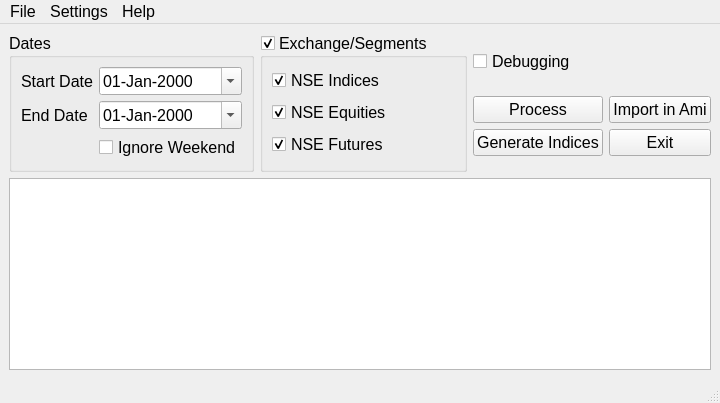
<?xml version="1.0" encoding="UTF-8"?>
<ui version="4.0">
 <class>BoringGorilla</class>
 <widget class="QMainWindow" name="BoringGorilla">
  <property name="geometry">
   <rect>
    <x>0</x>
    <y>0</y>
    <width>720</width>
    <height>403</height>
   </rect>
  </property>
  <property name="font">
   <font>
    <family>Tahoma</family>
    <pointsize>12</pointsize>
   </font>
  </property>
  <property name="windowTitle">
   <string>BoringGorilla</string>
  </property>
  <property name="unifiedTitleAndToolBarOnMac">
   <bool>true</bool>
  </property>
  <widget class="QWidget" name="centralwidget">
   <layout class="QGridLayout" name="gridLayout_6">
    <item row="0" column="0">
     <layout class="QGridLayout" name="gridLayout_5">
      <item row="0" column="0">
       <widget class="QGroupBox" name="date_group">
        <property name="font">
         <font>
          <family>Tahoma</family>
          <pointsize>12</pointsize>
         </font>
        </property>
        <property name="title">
         <string>Dates</string>
        </property>
        <layout class="QGridLayout" name="gridLayout">
         <item row="0" column="0">
          <widget class="QLabel" name="label">
           <property name="text">
            <string>Start Date</string>
           </property>
          </widget>
         </item>
         <item row="0" column="1">
          <widget class="QDateTimeEdit" name="start_date">
           <property name="mouseTracking">
            <bool>true</bool>
           </property>
           <property name="displayFormat">
            <string>dd-MMM-yyyy</string>
           </property>
           <property name="calendarPopup">
            <bool>true</bool>
           </property>
          </widget>
         </item>
         <item row="1" column="0">
          <widget class="QLabel" name="label_2">
           <property name="text">
            <string>End Date</string>
           </property>
          </widget>
         </item>
         <item row="1" column="1">
          <widget class="QDateTimeEdit" name="end_date">
           <property name="mouseTracking">
            <bool>true</bool>
           </property>
           <property name="displayFormat">
            <string>dd-MMM-yyyy</string>
           </property>
           <property name="calendarPopup">
            <bool>true</bool>
           </property>
          </widget>
         </item>
         <item row="2" column="1">
          <widget class="QCheckBox" name="ignore_weekend">
           <property name="toolTip">
            <string extracomment="check to skip sat/sun"/>
           </property>
           <property name="statusTip">
            <string extracomment="check to skip sat/sun"/>
           </property>
           <property name="text">
            <string>Ignore Weekend</string>
           </property>
          </widget>
         </item>
        </layout>
       </widget>
      </item>
      <item row="0" column="1">
       <widget class="QGroupBox" name="segment_group">
        <property name="font">
         <font>
          <family>Tahoma</family>
          <pointsize>12</pointsize>
         </font>
        </property>
        <property name="title">
         <string>Exchange/Segments</string>
        </property>
        <property name="checkable">
         <bool>true</bool>
        </property>
        <layout class="QGridLayout" name="gridLayout_2">
         <item row="0" column="0">
          <widget class="QCheckBox" name="nse_indices">
           <property name="text">
            <string>NSE Indices</string>
           </property>
           <property name="checked">
            <bool>true</bool>
           </property>
          </widget>
         </item>
         <item row="1" column="0">
          <widget class="QCheckBox" name="nse_equities">
           <property name="text">
            <string>NSE Equities</string>
           </property>
           <property name="checked">
            <bool>true</bool>
           </property>
          </widget>
         </item>
         <item row="2" column="0">
          <widget class="QCheckBox" name="nse_futures">
           <property name="text">
            <string>NSE Futures</string>
           </property>
           <property name="checked">
            <bool>true</bool>
           </property>
          </widget>
         </item>
        </layout>
       </widget>
      </item>
      <item row="0" column="2">
       <layout class="QGridLayout" name="gridLayout_4">
        <item row="0" column="0">
         <widget class="QCheckBox" name="debugging">
          <property name="toolTip">
           <string extracomment="check to skip downloading files"/>
          </property>
          <property name="statusTip">
           <string extracomment="check to skip downloading files"/>
          </property>
          <property name="text">
           <string>Debugging</string>
          </property>
         </widget>
        </item>
        <item row="1" column="0">
         <layout class="QGridLayout" name="gridLayout_3">
          <item row="0" column="0">
           <widget class="QPushButton" name="process_button">
            <property name="toolTip">
             <string extracomment="process the files for checked segments for selected dates"/>
            </property>
            <property name="statusTip">
             <string extracomment="process the files for checked segments for selected dates"/>
            </property>
            <property name="text">
             <string>Process</string>
            </property>
            <property name="autoDefault">
             <bool>true</bool>
            </property>
           </widget>
          </item>
          <item row="0" column="1">
           <widget class="QPushButton" name="import_in_ami_button">
            <property name="text">
             <string>Import in Ami</string>
            </property>
           </widget>
          </item>
          <item row="1" column="0">
           <widget class="QPushButton" name="generate_indices_button">
            <property name="text">
             <string>Generate Indices</string>
            </property>
           </widget>
          </item>
          <item row="1" column="1">
           <widget class="QPushButton" name="exit_button">
            <property name="toolTip">
             <string extracomment="exit the program"/>
            </property>
            <property name="statusTip">
             <string extracomment="exit the program"/>
            </property>
            <property name="text">
             <string>Exit</string>
            </property>
            <property name="autoDefault">
             <bool>true</bool>
            </property>
           </widget>
          </item>
         </layout>
        </item>
       </layout>
      </item>
     </layout>
    </item>
    <item row="1" column="0">
     <widget class="QTextBrowser" name="log_browser">
      <property name="lineWrapMode">
       <enum>QTextEdit::NoWrap</enum>
      </property>
     </widget>
    </item>
   </layout>
  </widget>
  <widget class="QMenuBar" name="menubar">
   <property name="geometry">
    <rect>
     <x>0</x>
     <y>0</y>
     <width>720</width>
     <height>21</height>
    </rect>
   </property>
   <widget class="QMenu" name="menuFile">
    <property name="title">
     <string>File</string>
    </property>
    <addaction name="actionQuit"/>
   </widget>
   <widget class="QMenu" name="menuSettings">
    <property name="title">
     <string>Settings</string>
    </property>
    <addaction name="actionPreferences"/>
   </widget>
   <widget class="QMenu" name="menuHelp">
    <property name="title">
     <string>Help</string>
    </property>
    <addaction name="actionAbout_BoringGorilla"/>
   </widget>
   <addaction name="menuFile"/>
   <addaction name="menuSettings"/>
   <addaction name="menuHelp"/>
  </widget>
  <widget class="QStatusBar" name="statusbar"/>
  <action name="actionQuit">
   <property name="text">
    <string>Quit</string>
   </property>
   <property name="shortcut">
    <string>Ctrl+Q</string>
   </property>
  </action>
  <action name="actionPreferences">
   <property name="text">
    <string>Preferences</string>
   </property>
   <property name="shortcut">
    <string>F6</string>
   </property>
  </action>
  <action name="actionAbout_BoringGorilla">
   <property name="text">
    <string>About BoringGorilla</string>
   </property>
  </action>
 </widget>
 <tabstops>
  <tabstop>start_date</tabstop>
  <tabstop>end_date</tabstop>
  <tabstop>ignore_weekend</tabstop>
  <tabstop>segment_group</tabstop>
  <tabstop>nse_indices</tabstop>
  <tabstop>nse_equities</tabstop>
  <tabstop>nse_futures</tabstop>
  <tabstop>debugging</tabstop>
  <tabstop>process_button</tabstop>
  <tabstop>generate_indices_button</tabstop>
  <tabstop>import_in_ami_button</tabstop>
  <tabstop>exit_button</tabstop>
  <tabstop>log_browser</tabstop>
 </tabstops>
 <resources/>
 <connections>
  <connection>
   <sender>exit_button</sender>
   <signal>clicked()</signal>
   <receiver>BoringGorilla</receiver>
   <slot>close()</slot>
   <hints>
    <hint type="sourcelabel">
     <x>600</x>
     <y>145</y>
    </hint>
    <hint type="destinationlabel">
     <x>350</x>
     <y>200</y>
    </hint>
   </hints>
  </connection>
  <connection>
   <sender>segment_group</sender>
   <signal>toggled(bool)</signal>
   <receiver>nse_indices</receiver>
   <slot>setChecked(bool)</slot>
   <hints>
    <hint type="sourcelabel">
     <x>290</x>
     <y>40</y>
    </hint>
    <hint type="destinationlabel">
     <x>440</x>
     <y>70</y>
    </hint>
   </hints>
  </connection>
  <connection>
   <sender>segment_group</sender>
   <signal>toggled(bool)</signal>
   <receiver>nse_equities</receiver>
   <slot>setChecked(bool)</slot>
   <hints>
    <hint type="sourcelabel">
     <x>320</x>
     <y>40</y>
    </hint>
    <hint type="destinationlabel">
     <x>410</x>
     <y>105</y>
    </hint>
   </hints>
  </connection>
  <connection>
   <sender>segment_group</sender>
   <signal>toggled(bool)</signal>
   <receiver>nse_futures</receiver>
   <slot>setChecked(bool)</slot>
   <hints>
    <hint type="sourcelabel">
     <x>350</x>
     <y>40</y>
    </hint>
    <hint type="destinationlabel">
     <x>380</x>
     <y>140</y>
    </hint>
   </hints>
  </connection>
  <connection>
   <sender>actionQuit</sender>
   <signal>triggered()</signal>
   <receiver>BoringGorilla</receiver>
   <slot>close()</slot>
   <hints>
    <hint type="sourcelabel">
     <x>-1</x>
     <y>-1</y>
    </hint>
    <hint type="destinationlabel">
     <x>359</x>
     <y>202</y>
    </hint>
   </hints>
  </connection>
 </connections>
</ui>
